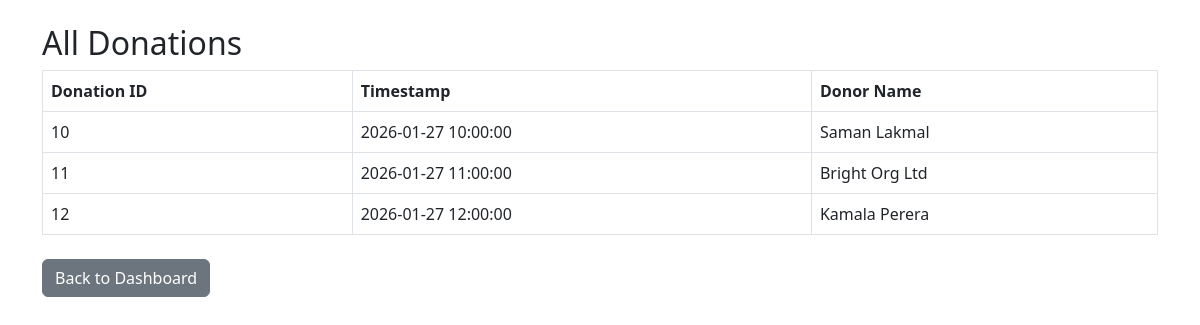
The page /view_donation.php on the database its author committed.
### tables this page shows
CREATE TABLE `donation` (
  `DonationID` int(11) NOT NULL,
  `DonationTimeStamp` datetime NOT NULL,
  `DonorID` int(11) NOT NULL
);

CREATE TABLE `donor` (
  `DonorID` int(11) NOT NULL,
  `DonorName` varchar(100) NOT NULL,
  `ContactNo` varchar(15) DEFAULT NULL,
  `Address` varchar(255) DEFAULT NULL,
  `DonorType` varchar(50) DEFAULT NULL
);

### view_donation.php (the view, shortened to what this page needs)
<?php
$conn = new mysqli("localhost","root","","disaster_mgt_db");
$result = $conn->query("SELECT d.DonationID, d.DonationTimeStamp, dn.DonorName
                        FROM Donation d
                        JOIN Donor dn ON d.DonorID = dn.DonorID");
?>
<!DOCTYPE html>
<html>
<head>
    <link href="https://cdn.jsdelivr.net/npm/bootstrap@5.3.0/dist/css/bootstrap.min.css" rel="stylesheet">
</head>
<body class="p-4">
<div class="container">
    <h2>All Donations</h2>
    <table class="table table-bordered">
        <thead>
            <tr>
                <th>Donation ID</th>
                <th>Timestamp</th>
                <th>Donor Name</th>
            </tr>
        </thead>
        <tbody>
            <?php if($result->num_rows > 0){
                while($row = $result->fetch_assoc()){
                    echo "<tr>
                            <td>{$row['DonationID']}</td>
                            <td>{$row['DonationTimeStamp']}</td>
                            <td>{$row['DonorName']}</td>
                          </tr>";
                }
            } else {
                echo "<tr><td colspan='3'>No donations found</td></tr>";
            } ?>
        </tbody>
    </table>
    <a href="index.php" class="btn btn-secondary mt-2">Back to Dashboard</a>
</div>
</body>
</html>

### rows shown on the page
donation: DonationID "10", DonationTimeStamp "2026-01-27 10:00:00", DonorID.DonorName "Saman Lakmal"
donation: DonationID "11", DonationTimeStamp "2026-01-27 11:00:00", DonorID.DonorName "Bright Org Ltd"
donation: DonationID "12", DonationTimeStamp "2026-01-27 12:00:00", DonorID.DonorName "Kamala Perera"
